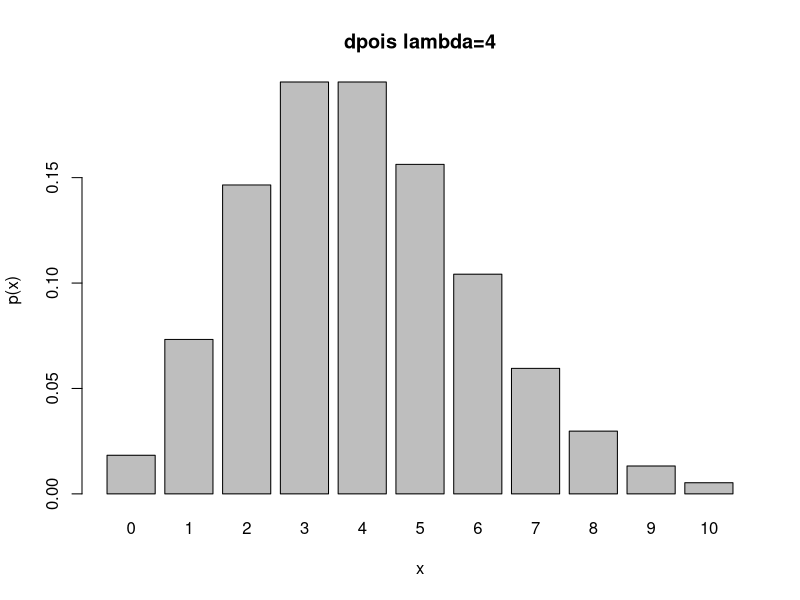
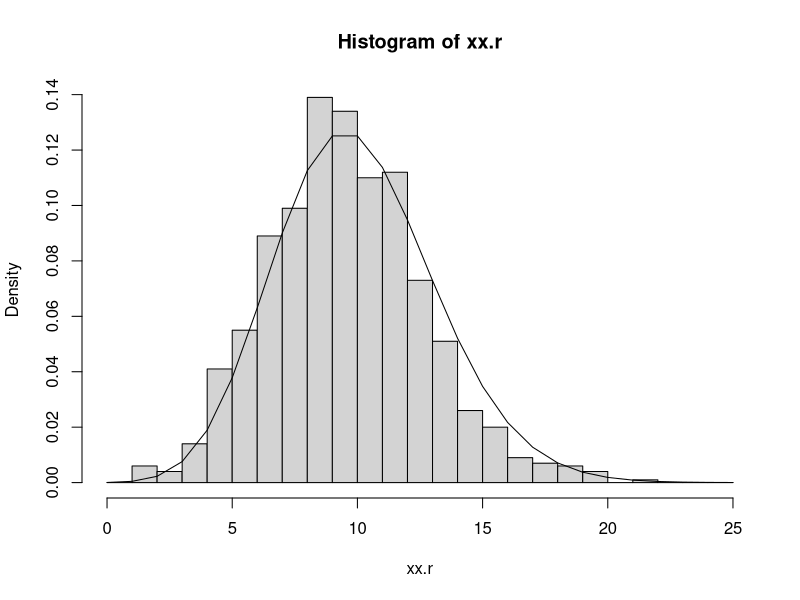
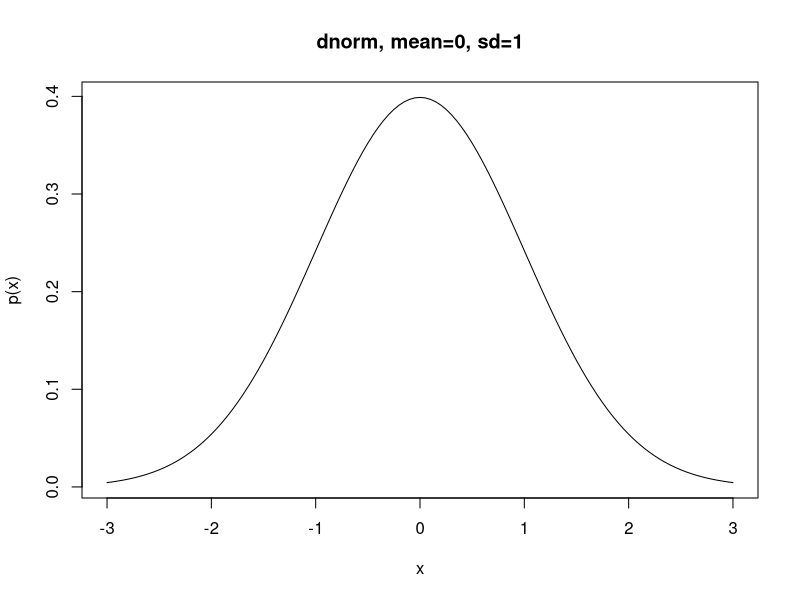
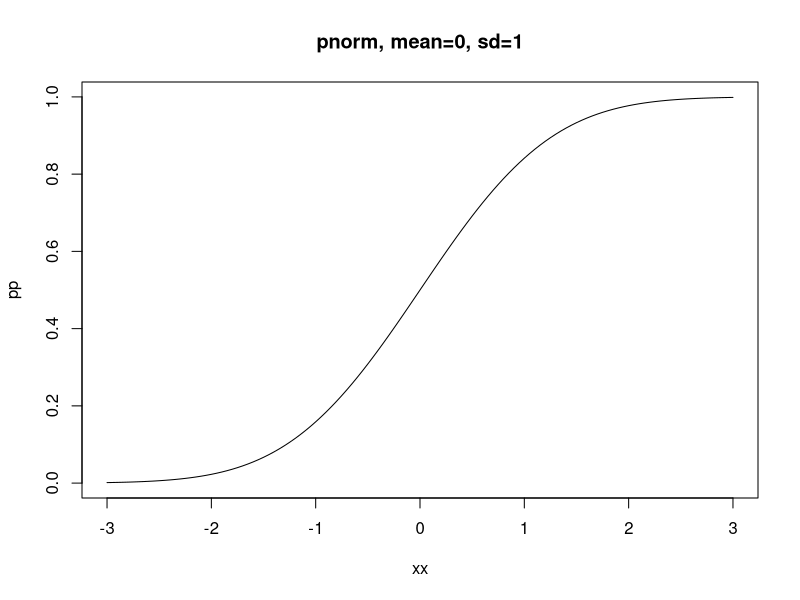
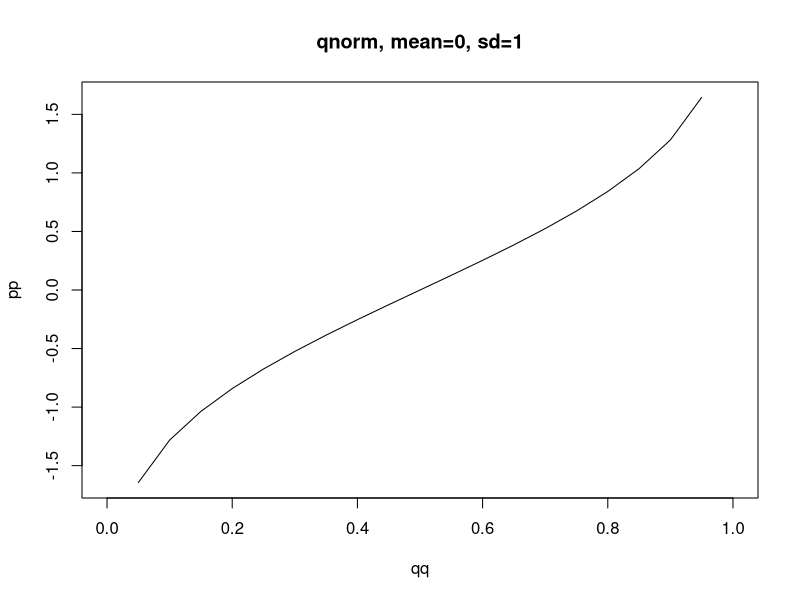
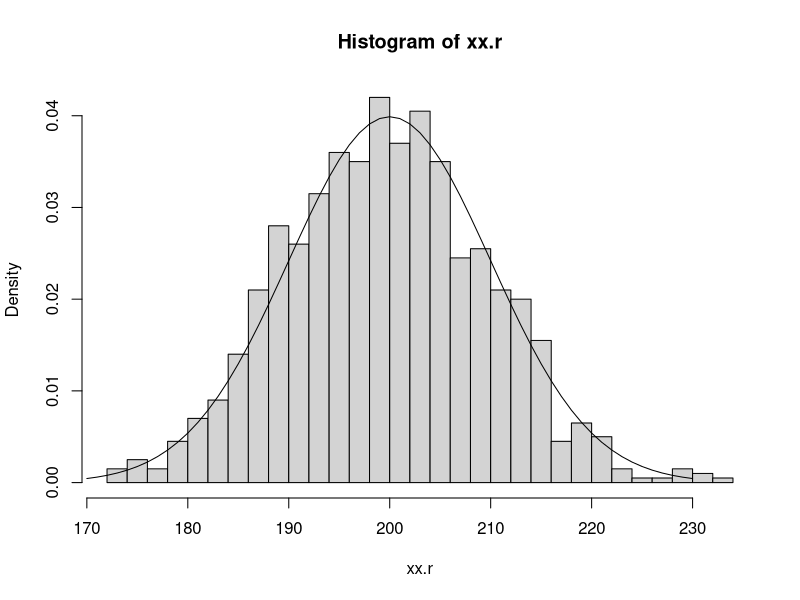

Generate these figures, in order, with R:
## ---- chunk 1
knitr::opts_chunk$set(echo = TRUE)
library(png)
library(grid)
set.seed(1234)
## ---- chunk 2
xx = seq(0,10)
pp = dpois(xx, 4)
barplot(pp, names=xx, main="dpois lambda=4",
        xlab = "x", ylab = "p(x)")
## ---- chunk 3
dpois(2, 4)
## ---- chunk 4
ppois(2,4)
## ---- chunk 5
ppois(2,4, lower.tail = FALSE)
## ---- chunk 6
1-ppois(2,4, lower.tail = TRUE)
## ---- chunk 7
qpois(0.05, 4)
## ---- chunk 8
qpois(0.05, 4, lower.tail=FALSE)
## ---- chunk 9
rpois(1, 10)
## ---- chunk 10
set.seed(999)
xx.r = rpois(1000, 10)
hist(xx.r, breaks=seq(0,25), freq=FALSE)
xx.u = seq(0,25,by=1)
pp = dpois(xx.u, 10)
lines(xx.u, pp)
## ---- chunk 11
xx = seq(-3,3,by=0.05)
pp = dnorm(xx, 0, 1)
plot(xx, pp, type='l', main="dnorm, mean=0, sd=1",
        xlab = "x", ylab = "p(x)")
## ---- chunk 12
xx = c(2.7, 12.4)
dnorm(xx, 10, 5)
## ---- chunk 13
pnorm(0, mean=0, sd=1)
## ---- chunk 14
pnorm(27.4, 50, 20)
## ---- chunk 15
pnorm(19, 17.46, 19.38, lower.tail = FALSE)
## ---- chunk 16
xx = seq(-3,3,by=0.05)
pp = pnorm(xx, 0, 1)
plot(xx, pp, type='l', main="pnorm, mean=0, sd=1")
## ---- chunk 17
qnorm(0.9, 4000, 250)
## ---- chunk 18
qq = seq(0,1,by=0.05)
pp = qnorm(qq, 0, 1)
plot(qq, pp, type='l', main="qnorm, mean=0, sd=1")
## ---- chunk 19
rnorm(1,0,1)
## ---- chunk 20
xx.r = rnorm(1000,mean=200,sd=10)
hist(xx.r, breaks=40, freq=FALSE)
xx.u = seq(170,230,by=1)
pp = dnorm(xx.u, 200, 10)
lines(xx.u, pp)
## ---- chunk 21
aragorn = rnorm(50, mean=180, sd=10)
## ---- chunk 22
gimli = rnorm(50, mean=132, sd=15)
## ---- chunk 23
t.test(aragorn, gimli, alternative="two.sided")
## ---- chunk 24
t.test(aragorn, gimli, alternative="greater")
## ---- chunk 25
legolas = rnorm(50, 195, 15)
actors = c(rep("Aragorn", 50), rep("Gimli", 50), rep("Legolas", 50))
heights = c(aragorn, gimli, legolas)
fit = aov(heights ~ actors)
## ---- chunk 26
aov(heights ~ actors)
## ---- chunk 27
summary(aov(heights ~ actors))
## ---- chunk 28
var.test(aragorn,gimli)
## ---- chunk 29
cor(iris$Sepal.Length, iris$Sepal.Width)
## ---- chunk 30
cor.test(iris$Sepal.Length, iris$Sepal.Width)
## ---- chunk 31
deer = read.csv("Deer.csv")
## ---- chunk 32
table(deer$Sex)
## ---- chunk 33
chisq.test(table(deer$Sex))
## ---- chunk 34
table(deer$Sex, deer$Tb)
## ---- chunk 35
chisq.test(table(deer$Sex, deer$Tb))
